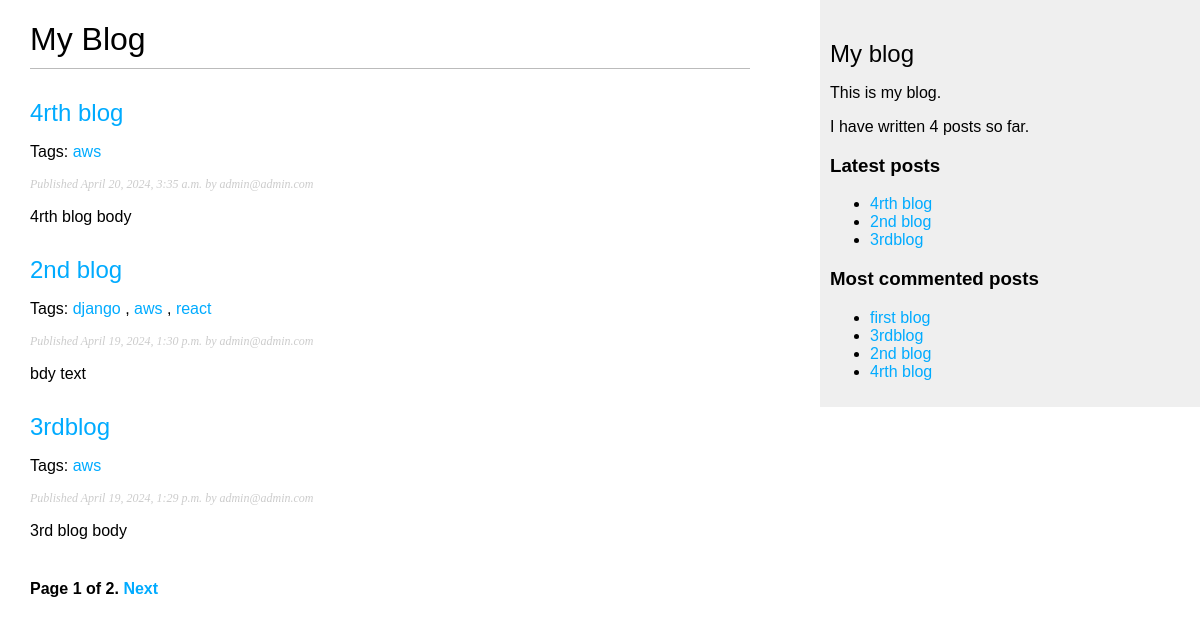
/blog/, run on an earlier commit of the app's database.
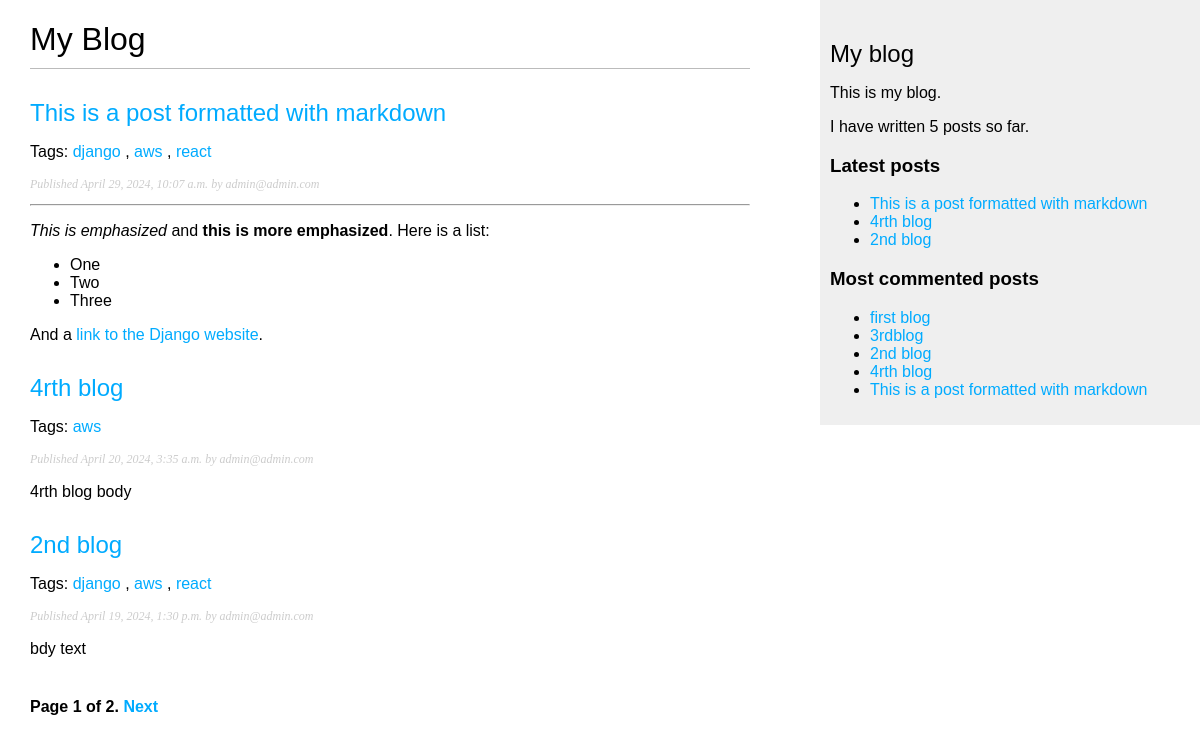
And on a later commit of the database.
### blogapp/models.py (models this page shows, shortened)
class Post(models.Model):
    class Status(models.TextChoices):
        DRAFT = "DF", "Draft"
        PUBLISHED = "PB", "Published"
    title = models.CharField(max_length=250)
    slug = models.SlugField(max_length=250, unique_for_date="publish")
    body = models.TextField()
    publish = models.DateTimeField(default=timezone.now)
    created = models.DateTimeField(auto_now_add=True)
    updated = models.DateTimeField(auto_now=True)
    status = models.CharField(
        max_length=2, choices=Status.choices, default=Status.DRAFT
    )
    author = models.ForeignKey(
        User, on_delete=models.CASCADE, related_name="blog_posts"
    )
    tags = TaggableManager()
    objects = models.Manager()
    published = PublishedManager()
    class Meta:
        ordering = ["-publish"]
        indexes = [
            models.Index(fields=["-publish"]),
        ]
    def get_absolute_url(self):
        return reverse(
            "blogapp:post_detail",
            args=[self.publish.year, self.publish.month, self.publish.day, self.slug],
        )

### blogapp/views.py (the view)
# urls.py: path("", views.post_list, name="post_list"),
def post_list(request, tag_slug=None):
    post_list = Post.published.all()
    tag = None
    if tag_slug:
        tag = get_object_or_404(Tag, slug=tag_slug)
        post_list = post_list.filter(tags__in=[tag])
    paginator = Paginator(post_list, 3)
    page_number = request.GET.get("page", 1)
    try:
        posts = paginator.page(page_number)
    except PageNotAnInteger:
        posts = paginator.page(1)
    except EmptyPage:
        posts = paginator.page(paginator.num_pages)
    return render(request, "blogapp/post/list.html", {"posts": posts, "tag": tag})

### blogapp/models.py (called while the page is built)
    def get_queryset(self):
        return super().get_queryset().filter(status=Post.Status.PUBLISHED)

### blogapp/templatetags/blog_tags.py (called while the page is built)
@register.simple_tag
def total_posts():
    return Post.published.count()

@register.inclusion_tag("blogapp/post/latest_posts.html")
def show_latest_posts(count=5):
    latest_posts = Post.published.order_by("-publish")[:count]
    return {"latest_posts": latest_posts}

@register.simple_tag
def get_most_commented_posts(count=5):
    return Post.published.annotate(total_comments=Count("comments")).order_by(
        "-total_comments"
    )[:count]

@register.filter(name="markdown")
def markdown_format(text):
    return mark_safe(markdown.markdown(text))

### blogapp/templates/blogapp/post/list.html (shortened to what this page needs)
{% extends "blogapp/base.html" %}
{% load blog_tags %}
{% block content %}
  <h1>My Blog</h1>
  {% for post in posts %}
    <h2>
      <a href="{{ post.get_absolute_url }}">{{ post.title }}</a>
    </h2>
    <p class="tags">
      Tags:
      {% for tag in  post.tags.all %}
        <a href="{% url "blogapp:post_list_by_tag" tag.slug %}">{{ tag.name }}</a>
        {% if not forloop.last %},{% endif %}
        {% endfor %}
      </p>
      <p class="date">Published {{ post.publish }} by {{ post.author }}</p>
      {{ post.body|markdown|truncatewords_html:30 }}
    {% endfor %}
    {% include "pagination.html" with page=posts %}
  {% endblock %}

### blogapp/templates/blogapp/base.html (shortened to what this page needs)
{% load blog_tags %}
{% load static %}
<!DOCTYPE html>
<html>
    <head>
        <link href="{% static "css/blog.css" %}" rel="stylesheet">
    </head>
    <body>
        <div id="content">
            {% block content %}{% endblock %}
        </div>
        <div id="sidebar">
            <h2>My blog</h2>
            <p>This is my blog.</p>
            <p>I have written {% total_posts %} posts so far.</p>
            <h3>Latest posts</h3>
            {% show_latest_posts 3 %}
            <h3>Most commented posts</h3>
            {% get_most_commented_posts as most_commented_posts %}
            <ul>
                {% for post in most_commented_posts %}
                    <li>
                        <a href="{{ post.get_absolute_url }}">{{ post.title }}</a>
                    </li>
                {% endfor %}
            </ul>
            </div>
        </body>
    </html>

### blogapp/templates/pagination.html (shortened to what this page needs)
<div class="pagination">
    <span class="step-links">
    <span class="current">
        Page {{ page.number }} of {{ page.paginator.num_pages }}.
        </span>
        {% if page.has_next %}
        <a href="?page={{ page.next_page_number }}">Next</a>
        {% endif %}
        </span>
        </div>

### blogapp/templates/blogapp/post/latest_posts.html
<ul>
    {% for post in latest_posts %}
        <li>
            <a href="{{ post.get_absolute_url }}">{{ post.title }}</a>
        </li>
    {% endfor %}
</ul>

### blogapp/static/css/blog.css (style rules this page uses)
body { margin:0; padding:0; font-family:helvetica, sans-serif; }
a { color:#00abff; text-decoration:none; }
h1 { font-weight:normal; border-bottom:1px solid #bbb; padding:0 0 10px 0; }
h2 { font-weight:normal; margin:30px 0 0; }
#content { float:left; width:60%; padding:0 0 0 30px; }
#sidebar { float:right; width:30%; padding:10px; background:#efefef; height:100%; }
p.date { color:#ccc; font-family: georgia, serif; font-size: 12px; font-style: italic; }
.pagination { margin:40px 0; font-weight:bold; }

What changed in the data, as far as the page shows it:
no longer on one of the page's lists (row edited): Post: title "3rdblog", publish "April 19, 2024, 1:29 p.m.", author "admin@admin.com", body "3rd blog body"
added Post: title "This is a post formatted with markdown", publish "April 29, 2024, 10:07 a.m.", author "admin@admin.com", body "This is emphasized and this is more emphasized . Here is a list: One Two Three And a link to the Django website .", Tag (name "django"), Tag (name "aws"), Tag (name "react")
changed Post "3rdblog": loses Tag (name "aws")
Also different on the page:
text no longer shown: "4"
text now shown: "5"
